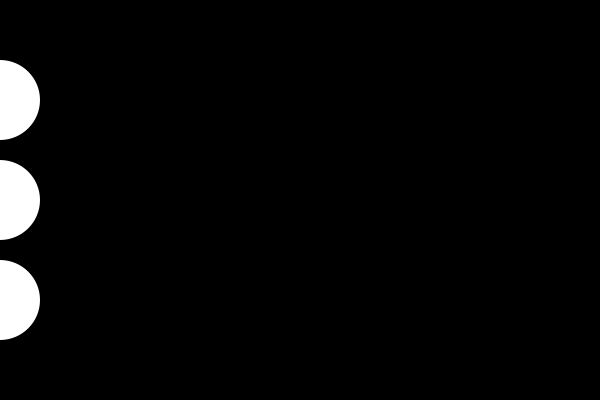
Frame 1 (no input)
Frame 60 (the mouse pressed at the canvas centre just before this capture): identical to frame 1, image omitted
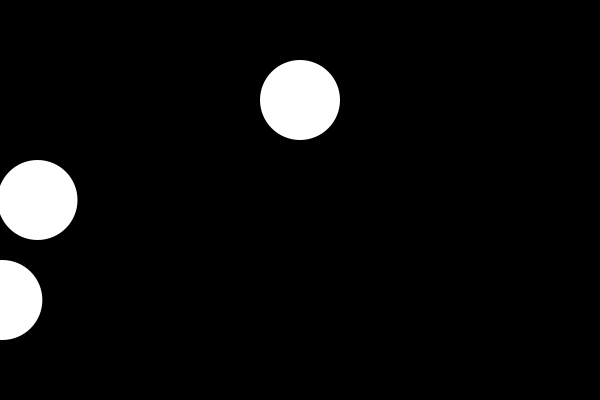
Frame 120 (the mouse held since frame 60 and released just before this capture)

The Processing sketch that drew these frames (run headless with seeded random() and noise(); from frame 60 on, the mouse is pressed at the canvas centre):

// Processing sketch: interact_08_offset04
// ── interact_08_offset04.pde
int d = 80;

void setup() {
  size(600, 400);
  background(0);
  noStroke();
}

void draw() {
  background(0);
  fill(255);
  float normX = mouseX / float(width);
  ellipse(mouseX, 100, d, d);
  ellipse(pow(normX, 4) * width, 200, d, d);
  ellipse(pow(normX, 8) * width, 300, d, d);
}
